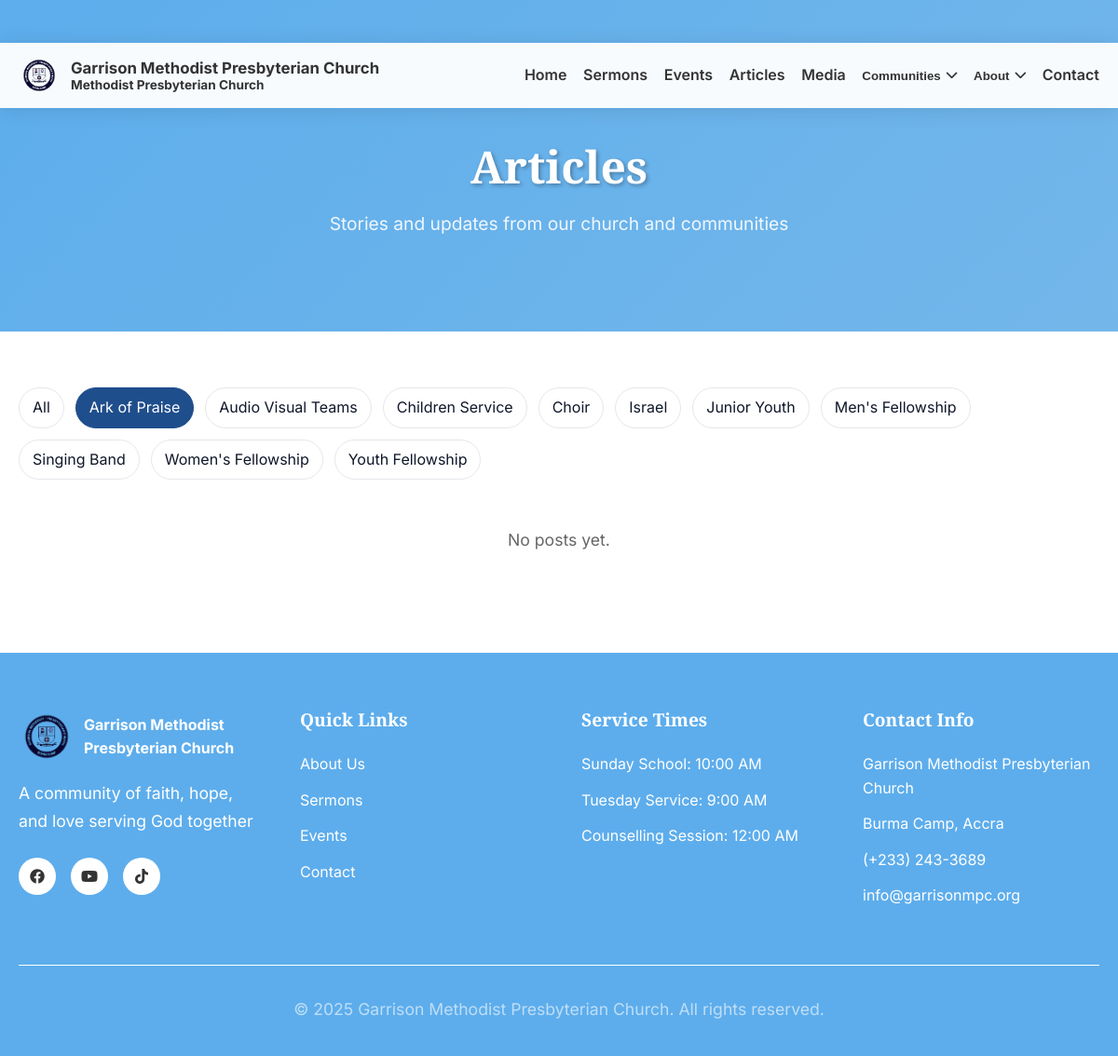
Screenshot of /blog.php?community=ark-of-praise with the database file from the repository.
### tables this page shows
CREATE TABLE `communities` (
  `id` int NOT NULL AUTO_INCREMENT,
  `name` varchar(100) NOT NULL,
  `slug` varchar(100) NOT NULL,
  `description` text,
  `full_content` longtext,
  `meeting_day` varchar(50) DEFAULT NULL,
  `meeting_time` varchar(50) DEFAULT NULL,
  `meeting_location` varchar(100) DEFAULT NULL,
  `image_url` varchar(255) DEFAULT NULL,
  `contact_person` varchar(100) DEFAULT NULL,
  `contact_email` varchar(100) DEFAULT NULL,
  `status` enum('active','inactive') DEFAULT 'active',
  `display_order` int DEFAULT '0',
  `created_at` timestamp NULL DEFAULT CURRENT_TIMESTAMP,
  `updated_at` timestamp NULL DEFAULT CURRENT_TIMESTAMP ON UPDATE CURRENT_TIMESTAMP,
  PRIMARY KEY (`id`),
  UNIQUE KEY `slug` (`slug`)
);

### includes/get_settings.php (called while the page is built)
<?php
if (!function_exists('getSiteSettings')) {
    function getSiteSettings() {
        static $settings = null;
        if ($settings !== null) {
            return $settings;
        }
        $settings = [];
        try {
            $conn = getDBConnection();
            $stmt = $conn->query("SELECT setting_key, setting_value FROM settings");
            foreach ($stmt->fetchAll() as $row) {
                $settings[$row['setting_key']] = $row['setting_value'];
            }
        } catch (PDOException $e) {
            error_log('Settings load error: ' . $e->getMessage());
        }
        return $settings;
    }
}
if (!function_exists('getSetting')) {
    function getSetting($key, $default = '') {
        $settings = getSiteSettings();
        return $settings[$key] ?? $default;
    }
}

### blog.php (the view, shortened to what this page needs)
<?php
require_once "includes/get_settings.php";
$serviceSunday = getSetting('sunday_service_time', '09:00 AM');
$serviceTuesday = getSetting('tuesday_service_time', '9:00 AM');
$serviceCounselling = getSetting('counselling_time', '14:00 AM');
$churchName = getSetting('church_name', 'Garrison Methodist Presbyterian Church');
$churchAddress = getSetting('church_address', 'Burma Camp, Accra');
$churchPhone = getSetting('church_phone', '(+233) 243-3689');
$churchEmail = getSetting('church_email', 'info@garrisonmpc.org');
$facebookUrl = getSetting('facebook_url', 'https://www.facebook.com/gmpcburmacamp');
$youtubeUrl = getSetting('youtube_url', 'https://www.youtube.com/@gmpcburmacamp3405');
$tiktokUrl = getSetting('tiktok_url', 'https://www.tiktok.com/@gmpcburmacamp');
$filterCommunity = isset($_GET['community']) ? trim($_GET['community']) : '';
$posts = [];
$communitiesList = [];
try {
    $conn = getDBConnection();
    $communitiesList = $conn->query("SELECT id, name, slug FROM communities WHERE status = 'active' ORDER BY name")->fetchAll();
    if ($filterCommunity) {
        $stmt = $conn->prepare("SELECT p.*, c.slug as cslug, c.name as cname FROM posts p LEFT JOIN communities c ON p.community_id = c.id WHERE p.status = 'published' AND c.slug = ? ORDER BY COALESCE(p.published_at, p.created_at) DESC");
        $stmt->execute([$filterCommunity]);
    } else {
        $stmt = $conn->query("SELECT p.*, c.slug as cslug, c.name as cname FROM posts p LEFT JOIN communities c ON p.community_id = c.id WHERE p.status = 'published' ORDER BY COALESCE(p.published_at, p.created_at) DESC");
    }
    $posts = $stmt->fetchAll();
} catch (PDOException $e) {
    error_log('Articles fetch error: ' . $e->getMessage());
}
?>
<!DOCTYPE html>
<html lang="en">
<head>
    <link rel="stylesheet" href="css/style.css">
    <link rel="stylesheet" href="css/scrolling-banner.css">
    <link rel="stylesheet" href="https://cdnjs.cloudflare.com/ajax/libs/font-awesome/6.0.0/css/all.min.css">
</head>
<body>
    <?php include 'includes/navbar.php'; ?>
    <section class="page-header">
        <div class="container">
            <h1>Articles</h1>
            <p>Stories and updates from our church and communities</p>
        </div>
    </section>
    <section style="padding: 60px 0;">
        <div class="container">
            <?php if (count($communitiesList) > 0): ?>
            <div class="blog-filters">
                <a class="filter-chip <?php echo $filterCommunity ? '' : 'active'; ?>" href="blog.php">All</a>
                <?php foreach ($communitiesList as $c): ?>
                    <a class="filter-chip <?php echo ($filterCommunity === $c['slug']) ? 'active' : ''; ?>" href="blog.php?community=<?php echo urlencode($c['slug']); ?>">
                        <?php echo htmlspecialchars($c['name']); ?>
                    </a>
                <?php endforeach; ?>
            </div>
            <?php endif; ?>
            <?php if (count($posts) > 0): ?>
                <div class="blog-grid">
                    <?php foreach ($posts as $post): ?>
                        <a class="blog-card" href="post.php?slug=<?php echo urlencode($post['slug']); ?>">
                            <?php if (!empty($post['image_url'])): ?>
                                <div class="blog-thumb">
                                    <img src="<?php echo htmlspecialchars($post['image_url']); ?>" alt="<?php echo htmlspecialchars($post['title']); ?>">
                                </div>
                            <?php endif; ?>
                            <div class="blog-body">
                                <div class="blog-meta">
                                    <span class="pill"><i class="fas fa-calendar"></i> <?php echo postDate($post); ?></span>
                                    <?php if (!empty($post['cname'])): ?><span class="pill"><i class="fas fa-users"></i> <?php echo htmlspecialchars($post['cname']); ?></span><?php endif; ?>
                                </div>
                                <h3><?php echo htmlspecialchars($post['title']); ?></h3>
                                <p><?php echo htmlspecialchars($post['excerpt'] ?: 'Read more'); ?></p>
                                <span class="pill" style="background:#eef2f7; color:#0f172a;"><i class="fas fa-arrow-right"></i> Read</span>
                            </div>
                        </a>
                    <?php endforeach; ?>
                </div>
            <?php else: ?>
                <p style="text-align:center; color:#666; padding:30px 0;">No posts yet.</p>
            <?php endif; ?>
        </div>
    </section>
    <footer class="footer">
        <div class="container">
            <div class="footer-content">
                <div class="footer-section">
                    <div class="footer-logo">
                        <img src="images/logo.png" alt="GMPC Logo" class="footer-logo-img">
                        <span><?php echo htmlspecialchars($churchName); ?></span>
                    </div>
                    <p>A community of faith, hope, and love serving God together</p>
                    <div class="social-links">
                        <?php if (!empty($facebookUrl)): ?><a href="<?php echo htmlspecialchars($facebookUrl); ?>" target="_blank"><i class="fab fa-facebook"></i></a><?php endif; ?>
                        <?php if (!empty($youtubeUrl)): ?><a href="<?php echo htmlspecialchars($youtubeUrl); ?>" target="_blank"><i class="fab fa-youtube"></i></a><?php endif; ?>
                        <?php if (!empty($tiktokUrl)): ?><a href="<?php echo htmlspecialchars($tiktokUrl); ?>" target="_blank"><i class="fab fa-tiktok"></i></a><?php endif; ?>
                    </div>
                </div>
                <div class="footer-section">
                    <h4>Quick Links</h4>
                    <ul>
                        <li><a href="about.php">About Us</a></li>
                        <li><a href="sermons.php">Sermons</a></li>
                        <li><a href="events.php">Events</a></li>
                        <li><a href="contact.php">Contact</a></li>
                    </ul>
                </div>
                <div class="footer-section">
                    <h4>Service Times</h4>
                    <ul>
                        <li>Sunday School: <?php echo htmlspecialchars($serviceSunday); ?></li>
                        <li>Tuesday Service: <?php echo htmlspecialchars($serviceTuesday); ?></li>
                        <li>Counselling Session: <?php echo htmlspecialchars($serviceCounselling); ?></li>
                    </ul>
                </div>
                <div class="footer-section">
                    <h4>Contact Info</h4>
                    <ul>
                        <li><?php echo htmlspecialchars($churchName); ?></li>
                        <li><?php echo htmlspecialchars($churchAddress); ?></li>
                        <li><?php echo htmlspecialchars($churchPhone); ?></li>
                        <li><?php echo htmlspecialchars($churchEmail); ?></li>
                    </ul>
                </div>
            </div>
            <div class="footer-bottom">
                <p>&copy; 2025 Garrison Methodist Presbyterian Church. All rights reserved.</p>
            </div>
        </div>
    </footer>
</body>
</html>

### css/style.css (style rules this page uses)
* { margin: 0; padding: 0; box-sizing: border-box; }
body { font-family: 'Inter', sans-serif; line-height: 1.6; color: #333; overflow-x: hidden; }
.container { max-width: 1200px; margin: 0 auto; padding: 0 20px; }
img, video { max-width: 100%; height: auto; }
h1, h2, h3, h4, h5, h6 { font-family: 'Playfair Display', serif; font-weight: 600; line-height: 1.2; margin-bottom: 1rem; }
h1 { font-size: 3.5rem; }
h4 { font-size: 1.4rem; }
p { margin-bottom: 1rem; font-size: 1.1rem; line-height: 1.7; }
.footer { background: #5DADEC ; color: white; padding: 60px 0 20px; }
.footer-content { display: grid; grid-template-columns: repeat(auto-fit, minmax(250px, 1fr)); gap: 3rem; margin-bottom: 3rem; }
.footer-logo { display: flex; align-items: center; font-size: 1.2 rem; font-weight: 700; margin-bottom: 1rem; }
.footer-logo-img { width: 60px; height: 60px; object-fit: contain; margin-right: 10px; }
.footer-section h4 { color: white; margin-bottom: 1.5rem; font-size: 1.2rem; }
.footer-section ul { list-style: none; }
.footer-section ul li { margin-bottom: 0.8rem; }
.footer-section ul li a { color: white; text-decoration: none; transition: color 0.3s ease; }
.social-links { display: flex; gap: 1rem; margin-top: 1.5rem; }
.social-links a { width: 40px; height: 40px; background: white; border-radius: 50%; display: flex; align-items: center; justify-content: center; color: #333; text-decoration: none; transition: all 0.3s ease; }
.footer-bottom { border-top: 1px solid white; padding-top: 2rem; text-align: center; color: rgba(255, 255, 255, 0.6); }
.page-header { padding: 150px 0 100px; background: linear-gradient(135deg, #5DADEC 0%, #73b7ea 100%); color: white; text-align: center; }
.page-header h1 { font-size: 3rem; margin-bottom: 1rem; text-shadow: 2px 2px 4px rgba(0, 0, 0, 0.3); }
.page-header p { font-size: 1.2rem; opacity: 0.9; max-width: 600px; margin: 0 auto; }

### blog.php (style rules this page uses)
.blog-filters { margin-bottom: 20px; display: flex; gap: 12px; flex-wrap: wrap; }
.filter-chip { border: 1px solid #e5e7eb; padding: 8px 14px; border-radius: 999px; background: #fff; cursor: pointer; text-decoration: none; color: #0f172a; }
.filter-chip.active { background: #1f4e8c; color: #fff; border-color: #1f4e8c; }

### rows the page displays
communities: name "Ark of Praise"
communities: name "Audio Visual Teams"
communities: name "Children Service"
communities: name "Choir"
communities: name "Israel"
communities: name "Junior Youth"
communities: name "Men's Fellowship"
communities: name "Singing Band"
communities: name "Women's Fellowship"
communities: name "Youth Fellowship"

### other values shown
$churchName "Garrison Methodist Presbyterian Church"
$serviceSunday "10:00 AM"
$serviceTuesday "9:00 AM"
$serviceCounselling "12:00 AM"
$churchAddress "Burma Camp, Accra"
$churchPhone "(+233) 243-3689"
$churchEmail "info@garrisonmpc.org"
